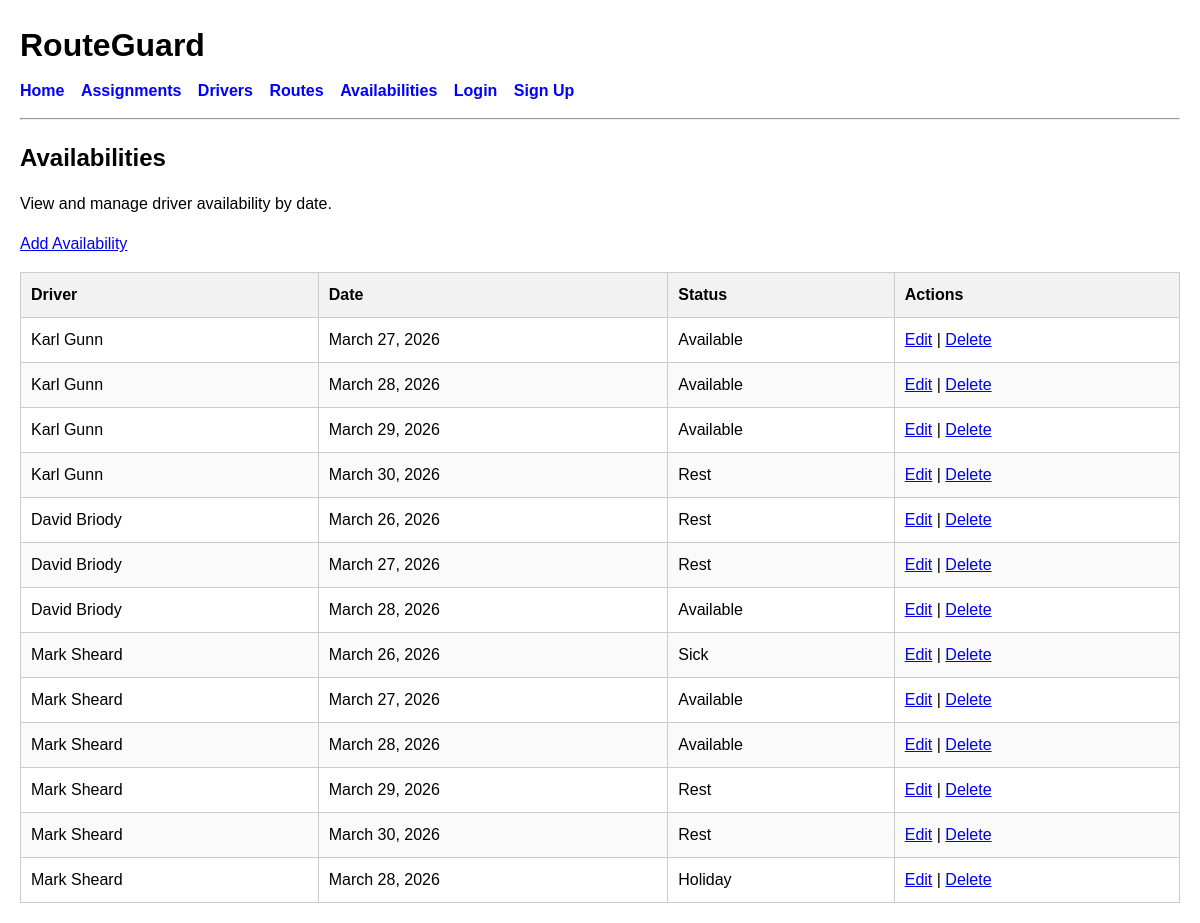
The page /availabilities/ on the database as committed earlier.
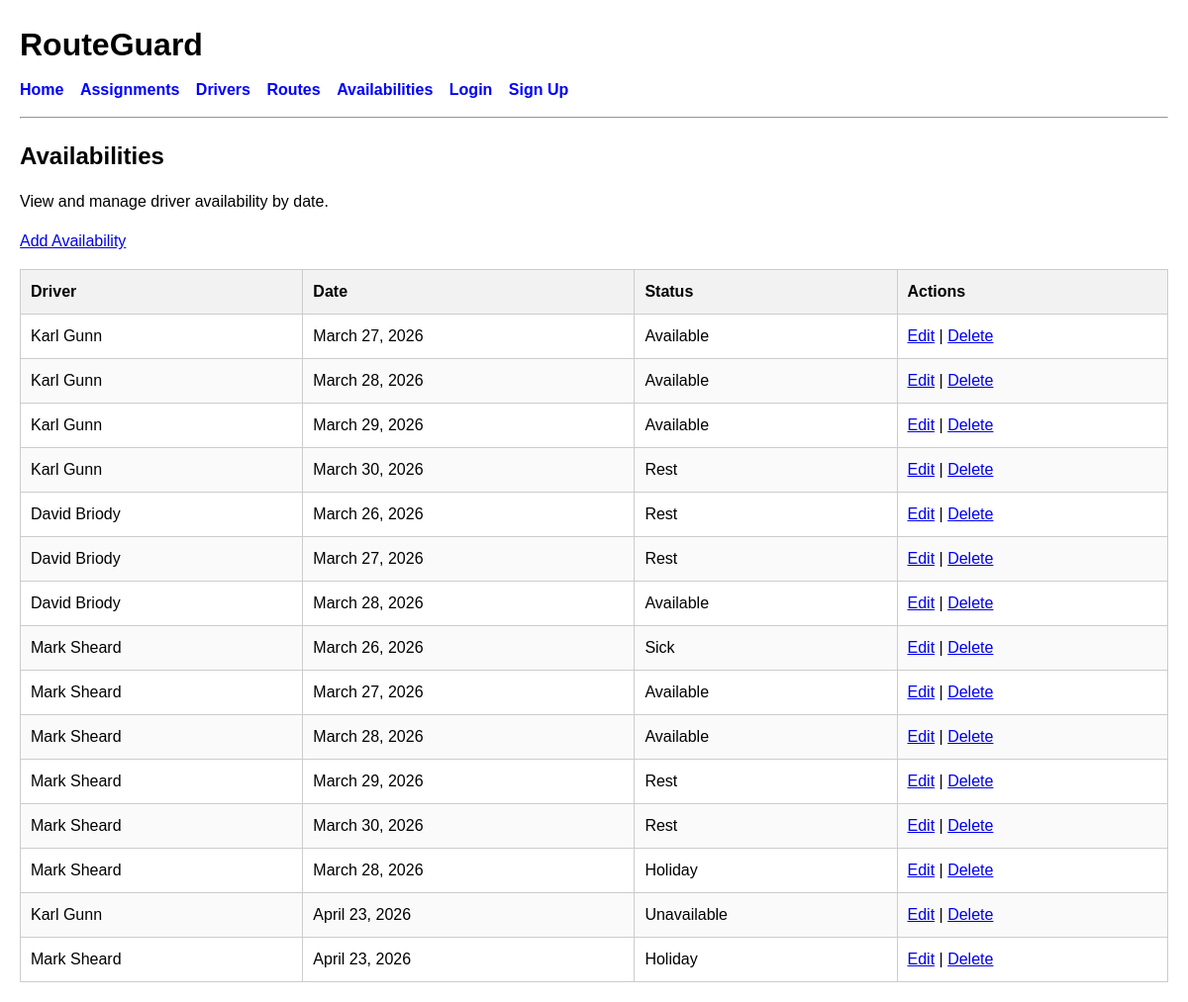
The same page on the database as committed later.
### planner/models.py (models this page shows, shortened)
class Availability(models.Model):
    STATUS_CHOICES = [
        ("available", "Available"),
        ("rest", "Rest"),
        ("holiday", "Holiday"),
        ("sick", "Sick"),
        ("unavailable", "Unavailable"),
    ]
    driver = models.ForeignKey(Driver, on_delete=models.CASCADE)
    date = models.DateField()
    status = models.CharField(max_length=20, choices=STATUS_CHOICES)

class Driver(models.Model):
    name = models.CharField(max_length=100)
    employee_id = models.CharField(max_length=20, unique=True)
    active = models.BooleanField(default=True)
    def __str__(self):
        return self.name

### planner/views.py (the view)
# urls.py: path("availabilities/", views.availability_list, name="availability_list"),
def availability_list(request):
    availabilities = Availability.objects.all()
    return render(
        request,
        "planner/availability_list.html",
        {"availabilities": availabilities},
    )

### planner/templates/planner/availability_list.html
{% extends "base.html" %}
{% block content %}
<h2>Availabilities</h2>
<p>View and manage driver availability by date.</p>
<p><a href="{% url 'create_availability' %}">Add Availability</a></p>
{% if availabilities %}
    <table>
        <thead>
            <tr>
                <th>Driver</th>
                <th>Date</th>
                <th>Status</th>
                <th>Actions</th>
            </tr>
        </thead>
        <tbody>
            {% for availability in availabilities %}
                <tr>
                    <td>{{ availability.driver }}</td>
                    <td>{{ availability.date }}</td>
                    <td>{{ availability.get_status_display }}</td>
                    <td>
                        <a href="{% url 'edit_availability' availability.id %}">Edit</a>
                        |
                        <a href="{% url 'delete_availability' availability.id %}">Delete</a>
                </tr>
            {% endfor %}
        </tbody>
    </table>
{% else %}
    <p>No availability records found.</p>
{% endif %}
{% endblock %}

### templates/base.html (shortened to what this page needs)
<!doctype html>
<html lang="en">
  <head>
    {% load static %}
    <link rel="stylesheet" href="{% static 'css/style.css' %}" />
  </head>
  <body>
    <header>
      <h1>RouteGuard</h1>
      <nav>
        <a href="{% url 'home' %}">Home</a>
        <a href="{% url 'assignment_list' %}">Assignments</a>
        <a href="{% url 'driver_list' %}">Drivers</a>
        <a href="{% url 'route_list' %}">Routes</a>
        <a href="{% url 'availability_list' %}">Availabilities</a>
        {% if user.is_authenticated %}
        <a href="{% url 'logout' %}">Logout</a>
        {% else %}
        <a href="{% url 'login' %}">Login</a>
        <a href="{% url 'signup' %}">Sign Up</a>
        {% endif %}
      </nav>
      <hr />
    </header>
    <main>
       {% block content %} {% endblock %}
    </main>
  </body>
</html>

### static/css/style.css (style rules this page uses)
body { font-family: Arial, sans-serif; margin: 20px; line-height: 1.5; }
h1, h2 { margin-bottom: 10px; }
nav { margin-bottom: 15px; }
nav a { margin-right: 12px; text-decoration: none; color: blue; font-weight: bold; }
main { margin-top: 20px; }
table { width: 100%; border-collapse: collapse; margin-top: 15px; margin-bottom: 20px; }
th, td { border: 1px solid #ccc; padding: 10px; text-align: left; }
th { background-color: #f2f2f2; }
tr:nth-child(even) { background-color: #fafafa; }

Rows that differ between the two databases and show on the page:
added Availability: driver "Karl Gunn", date "April 23, 2026", status "Unavailable"
added Availability: driver "Mark Sheard", date "April 23, 2026", status "Holiday"
